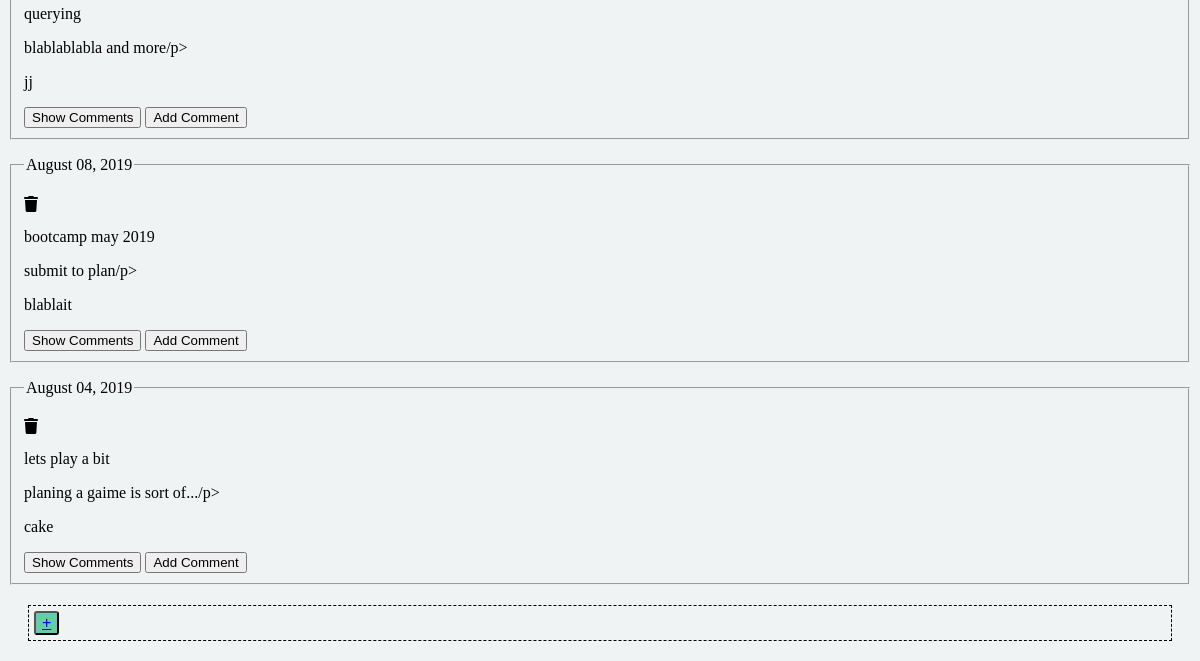
The page /socialBoard/ (signed in, lower part) on the database as committed earlier.
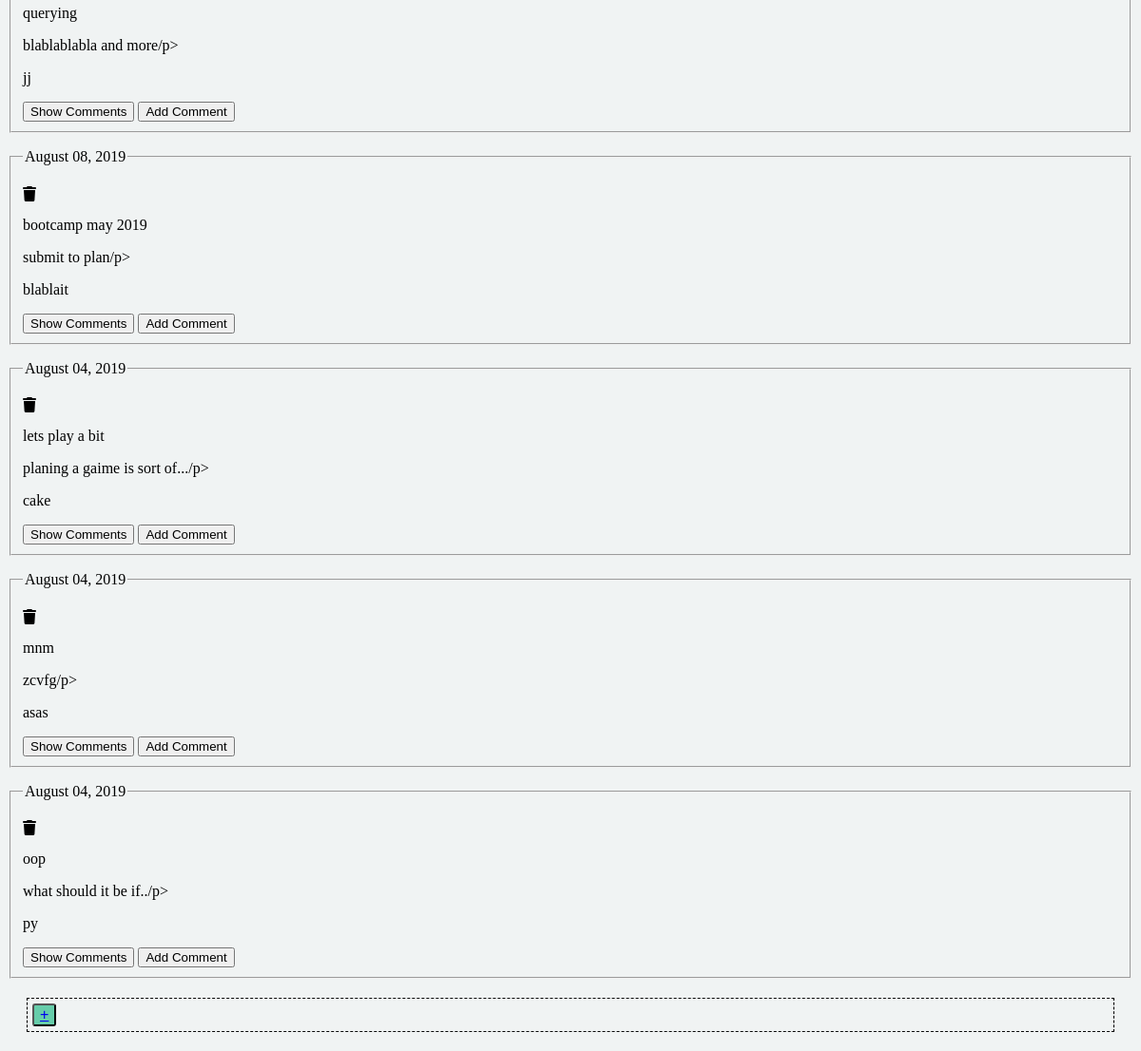
The same page on the database as committed later.
### socialBoard/models.py (models this page shows, shortened)
class Post(models.Model):
    title = models.CharField(max_length=120)
    pub_date = models.DateTimeField('date published')
    content = models.CharField(max_length=500)
    author = models.CharField(max_length = 24)

### socialBoard/views.py (the view)
@login_required
def index(request):
    context = {"posts": get_posts()}
    return render(request,'socialBoard/index.html',context)

### socialBoard/views.py (called while the page is built)
def get_posts():
    return Post.objects.all()

### socialBoard/templates/socialBoard/index.html (shortened to what this page needs)
{%  load static %}
<html lang="en" class="gr__cryptic-plains-74549_herokuapp_com fa-events-icons-ready">
<head>
    <link rel="stylesheet" type="text/css" href="/static/bootstrap/css/bootstrap.min.css">
    <link rel="stylesheet" type="text/css" href="/static/css/style.css">
    <link href="https://stackpath.bootstrapcdn.com/font-awesome/4.7.0/css/font-awesome.min.css" rel="stylesheet"
>
    <link href="https://use.fontawesome.com/082397c0ed.css" media="all" rel="stylesheet">
</head>
<body data-gr-c-s-loaded="true">
    <div class="board">
        <div id="row">
            {% if posts %}
            {% for p in posts %}
            <fieldset class="post_div center-block">
                <legend>
                    <p class="pubdate">{{p.pub_date | date:"F d, Y "}}</p>
                </legend>
                <a class="delete_post" id="{{p.id}}"><i class="fa fa-trash" aria-hidden="true"></i></a>
                <p class="posttitle">{{p.title}}</p>
                <p class="postmsg">{{p.content}}/p>
                    <p class="postauthor">{{p.author}}</p>
                    <button class="showcomments btn " id="showcomment_{{p.id}}">Show Comments</button>
                    <button class="addcomment btn" id="add_{{p.id}}">Add Comment</button>
            </fieldset>
            {% endfor %}
            <div id="add-post"><button id="btn-add-post">
                    <a href="{% url 'new_post' %}">+</a></button></div>
            {% else %}
            <p>There are no posts yet...</p>
            {% endif%}
        </div>
    </div>
</body>
</html>

Rows that differ between the two databases and show on the page:
added Post: pub_date "August 04, 2019", title "mnm", content "zcvfg", author "asas"
added Post: pub_date "August 04, 2019", title "oop", content "what should it be if..", author "py"
